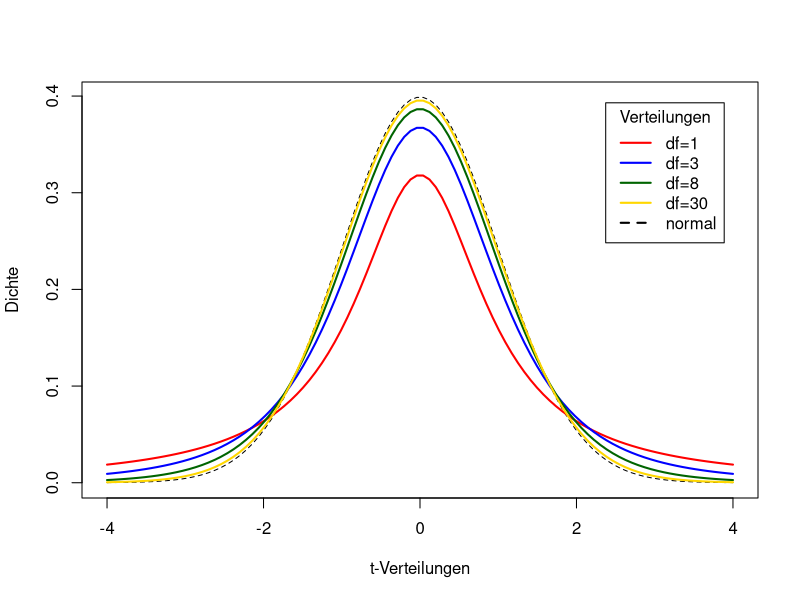

Source code (R):
###########################################################
# Student T Verteilung Beispiel	
x <- seq(-4, 4, length=100)
hx <- dnorm(x)
degf <- c(1, 3, 8, 30)
colors <- c("red", "blue", "darkgreen", "gold", "black")
labels <- c("df=1", "df=3", "df=8", "df=30", "normal")

plot(x, hx, type="l", lty=2, xlab="t-Verteilungen", ylab="Dichte")
for (i in 1:4){lines(x, dt(x,degf[i]), lwd=2, col=colors[i])}
legend("topright", inset=.05, title="Verteilungen",
       labels, lwd=2, lty=c(1, 1, 1, 1, 2), col=colors)
